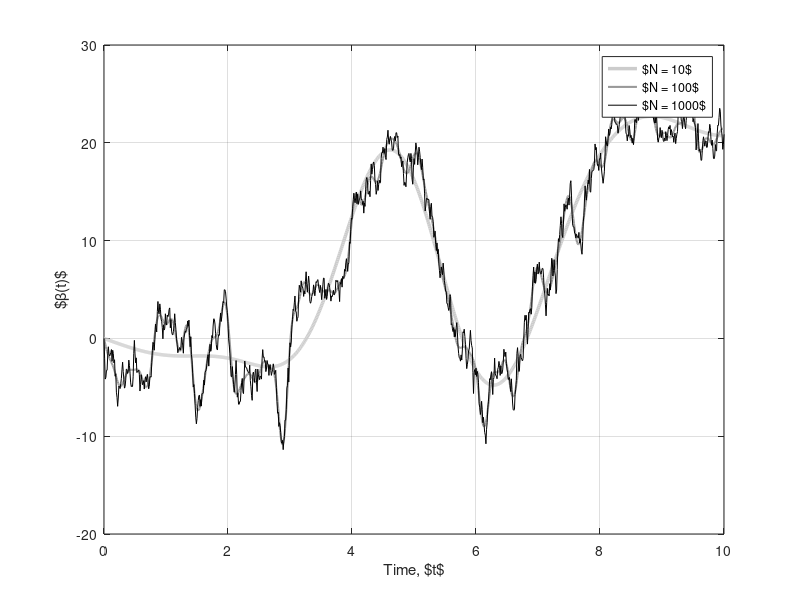

MATLAB code for this plot:
%% Example 7.3: Karhunen–Loeve series of Brownian motion
%
% Copyright: 
%   2018 - Simo Särkkä and Arno Solin
%
% License:
%   This software is provided under the MIT License. See the accompanying 
%   LICENSE file for details.

%%
% Series expansion
%
    T = 10;
    NN = [10 100 1000];

    wd = [2.5 1.5 0.5];
    cl = [0.8 0.6 0.0];
    
    legs = {};
    
  figure(3); clf
    for i=1:length(NN)
        N = NN(i);
        if exist('rng') % Octave doesn't have rng
            rng(7,'twister')
        else
            randn('state',2)
        end
        n = 1:N;
        t = 0:0.01:T;
        lam = (2*T./(2*n-1)*pi).^2;
        [tt,nn] = meshgrid(t,n);
        phi = sqrt(2/T)*sin((2*nn-1)*pi.*tt./(2*T));
        z = sqrt(lam) .* randn(size(lam));
        h = plot(t,z*phi);
        set(h,'LineWidth',wd(i));
        set(h,'Color',cl(i)*[1 1 1]);
        hold on;
        
        legs{end+1} = sprintf('$N = %d$', NN(i));
    end
    grid on;
    
    xlabel('Time, $t$')
    ylabel('$\beta(t)$')
  
    legend(legs(:));
    